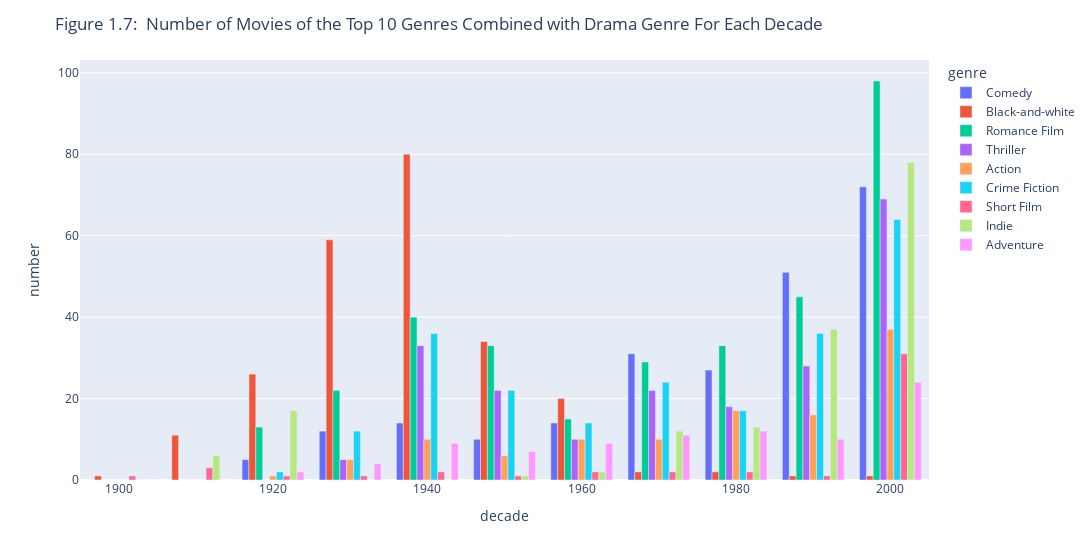

The code cell stored with this chart in its notebook:
### Code cell
# use plotly to plot the above plot except for Drama and Drama genre
# create a new dataframe with only the top 10 genres
movies_main = movies_main[movies_main['genre'].apply(lambda x: any(item for item in x if item in genre_main.index) and 'Drama' in x)].copy()
# create a new column with the decade
movies_main['decade'] = movies_main['year_released'].apply(lambda x: int(x) // 10 * 10)
# create a new dataframe with the number of movies for each decade
movies_main_decade = movies_main['decade'].value_counts().sort_index()
# create a new dataframe with the number of movies for each genre and decade
movies_main_decade_genre = pd.DataFrame(columns=['decade', 'genre', 'number'])
# for each decade
for d in movies_main_decade.index:
    # for each genre
    for g in genre_main.index:
        if(g=='Drama'):
            continue
        # create a new dataframe with only the genre and decade
        movies_genre_decade = movies_main[(movies_main['genre'].apply(lambda x: g in x)) & (movies_main['decade'] == d)].copy()
        # add the number of movies to the dataframe
        movies_main_decade_genre = pd.concat([movies_main_decade_genre, pd.DataFrame({'decade': [d], 'genre': [g], 'number': [len(movies_genre_decade)]})], ignore_index=True)
# plot the number of movies for each genre and decade
fig = px.bar(movies_main_decade_genre, x="decade", y="number", color="genre", barmode="group",width=1200)
fig.update_layout(title_text="Figure 1.7:  Number of Movies of the Top 10 Genres Combined with Drama Genre For Each Decade")
fig.write_html("1-7.html")
fig.show()

### Figure 1 — Plotly figure (JSON) as saved in the notebook; plotly's stock layout.template omitted (floating-point values rounded to 4 significant figures)
{"data": [{"alignmentgroup": "True", "hovertemplate": "genre=Comedy<br>decade=%{x}<br>number=%{y}<extra></extra>", "legendgroup": "Comedy", "marker": {"color": "#636efa", "pattern": {"shape": ""}}, "name": "Comedy", "offsetgroup": "Comedy", "orientation": "v", "showlegend": true, "textposition": "auto", "type": "bar", "x": [1900, 1910, 1920, 1930, 1940, 1950, 1960, 1970, 1980, 1990, 2000], "xaxis": "x", "y": [0, 0, 5, 12, 14, 10, 14, 31, 27, 51, 72], "yaxis": "y"}, {"alignmentgroup": "True", "hovertemplate": "genre=Black-and-white<br>decade=%{x}<br>number=%{y}<extra></extra>", "legendgroup": "Black-and-white", "marker": {"color": "#EF553B", "pattern": {"shape": ""}}, "name": "Black-and-white", "offsetgroup": "Black-and-white", "orientation": "v", "showlegend": true, "textposition": "auto", "type": "bar", "x": [1900, 1910, 1920, 1930, 1940, 1950, 1960, 1970, 1980, 1990, 2000], "xaxis": "x", "y": [1, 11, 26, 59, 80, 34, 20, 2, 2, 1, 1], "yaxis": "y"}, {"alignmentgroup": "True", "hovertemplate": "genre=Romance Film<br>decade=%{x}<br>number=%{y}<extra></extra>", "legendgroup": "Romance Film", "marker": {"color": "#00cc96", "pattern": {"shape": ""}}, "name": "Romance Film", "offsetgroup": "Romance Film", "orientation": "v", "showlegend": true, "textposition": "auto", "type": "bar", "x": [1900, 1910, 1920, 1930, 1940, 1950, 1960, 1970, 1980, 1990, 2000], "xaxis": "x", "y": [0, 0, 13, 22, 40, 33, 15, 29, 33, 45, 98], "yaxis": "y"}, {"alignmentgroup": "True", "hovertemplate": "genre=Thriller<br>decade=%{x}<br>number=%{y}<extra></extra>", "legendgroup": "Thriller", "marker": {"color": "#ab63fa", "pattern": {"shape": ""}}, "name": "Thriller", "offsetgroup": "Thriller", "orientation": "v", "showlegend": true, "textposition": "auto", "type": "bar", "x": [1900, 1910, 1920, 1930, 1940, 1950, 1960, 1970, 1980, 1990, 2000], "xaxis": "x", "y": [0, 0, 0, 5, 33, 22, 10, 22, 18, 28, 69], "yaxis": "y"}, {"alignmentgroup": "True", "hovertemplate": "genre=Action<br>decade=%{x}<br>number=%{y}<extra></extra>", "legendgroup": "Action", "marker": {"color": "#FFA15A", "pattern": {"shape": ""}}, "name": "Action", "offsetgroup": "Action", "orientation": "v", "showlegend": true, "textposition": "auto", "type": "bar", "x": [1900, 1910, 1920, 1930, 1940, 1950, 1960, 1970, 1980, 1990, 2000], "xaxis": "x", "y": [0, 0, 1, 5, 10, 6, 10, 10, 17, 16, 37], "yaxis": "y"}, {"alignmentgroup": "True", "hovertemplate": "genre=Crime Fiction<br>decade=%{x}<br>number=%{y}<extra></extra>", "legendgroup": "Crime Fiction", "marker": {"color": "#19d3f3", "pattern": {"shape": ""}}, "name": "Crime Fiction", "offsetgroup": "Crime Fiction", "orientation": "v", "showlegend": true, "textposition": "auto", "type": "bar", "x": [1900, 1910, 1920, 1930, 1940, 1950, 1960, 1970, 1980, 1990, 2000], "xaxis": "x", "y": [0, 0, 2, 12, 36, 22, 14, 24, 17, 36, 64], "yaxis": "y"}, {"alignmentgroup": "True", "hovertemplate": "genre=Short Film<br>decade=%{x}<br>number=%{y}<extra></extra>", "legendgroup": "Short Film", "marker": {"color": "#FF6692", "pattern": {"shape": ""}}, "name": "Short Film", "offsetgroup": "Short Film", "orientation": "v", "showlegend": true, "textposition": "auto", "type": "bar", "x": [1900, 1910, 1920, 1930, 1940, 1950, 1960, 1970, 1980, 1990, 2000], "xaxis": "x", "y": [1, 3, 1, 1, 2, 1, 2, 2, 2, 1, 31], "yaxis": "y"}, {"alignmentgroup": "True", "hovertemplate": "genre=Indie<br>decade=%{x}<br>number=%{y}<extra></extra>", "legendgroup": "Indie", "marker": {"color": "#B6E880", "pattern": {"shape": ""}}, "name": "Indie", "offsetgroup": "Indie", "orientation": "v", "showlegend": true, "textposition": "auto", "type": "bar", "x": [1900, 1910, 1920, 1930, 1940, 1950, 1960, 1970, 1980, 1990, 2000], "xaxis": "x", "y": [0, 6, 17, 0, 0, 1, 2, 12, 13, 37, 78], "yaxis": "y"}, {"alignmentgroup": "True", "hovertemplate": "genre=Adventure<br>decade=%{x}<br>number=%{y}<extra></extra>", "legendgroup": "Adventure", "marker": {"color": "#FF97FF", "pattern": {"shape": ""}}, "name": "Adventure", "offsetgroup": "Adventure", "orientation": "v", "showlegend": true, "textposition": "auto", "type": "bar", "x": [1900, 1910, 1920, 1930, 1940, 1950, 1960, 1970, 1980, 1990, 2000], "xaxis": "x", "y": [0, 0, 2, 4, 9, 7, 9, 11, 12, 10, 24], "yaxis": "y"}], "layout": {"barmode": "group", "legend": {"title": {"text": "genre"}, "tracegroupgap": 0}, "margin": {"t": 60}, "title": {"text": "Figure 1.7:  Number of Movies of the Top 10 Genres Combined with Drama Genre For Each Decade"}, "width": 1200, "xaxis": {"anchor": "y", "domain": [0, 1], "title": {"text": "decade"}}, "yaxis": {"anchor": "x", "domain": [0, 1], "title": {"text": "number"}}}}
